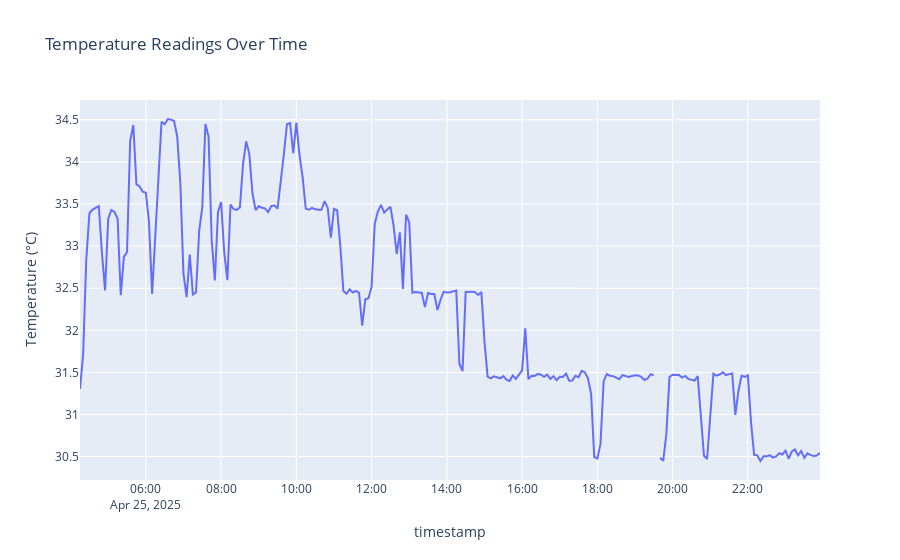

The cell this chart's notebook holds for it:
### Code cell
fig = px.line(
    df5_downsampled,
    x=df5_downsampled.index,
    y="temperature",
    labels={"temperature": "Temperature (°C)", "index": "Time"},
    title="Temperature Readings Over Time"
)
fig.show()

### Figure 1 — Plotly figure (JSON) as saved in the notebook; plotly's stock layout.template omitted (floating-point values rounded to 4 significant figures; data arrays with more than 128 entries replaced by an {"elided": "..."} marker saying what was removed)
{"data": [{"hovertemplate": "timestamp=%{x}<br>Temperature (°C)=%{y}<extra></extra>", "legendgroup": "", "line": {"color": "#636efa", "dash": "solid"}, "marker": {"symbol": "circle"}, "mode": "lines", "name": "", "orientation": "v", "showlegend": false, "type": "scatter", "x": {"elided": "237 str values"}, "xaxis": "x", "y": {"elided": "237 float values"}, "yaxis": "y"}], "layout": {"legend": {"tracegroupgap": 0}, "title": {"text": "Temperature Readings Over Time"}, "xaxis": {"anchor": "y", "domain": [0, 1], "title": {"text": "timestamp"}}, "yaxis": {"anchor": "x", "domain": [0, 1], "title": {"text": "Temperature (°C)"}}}}
